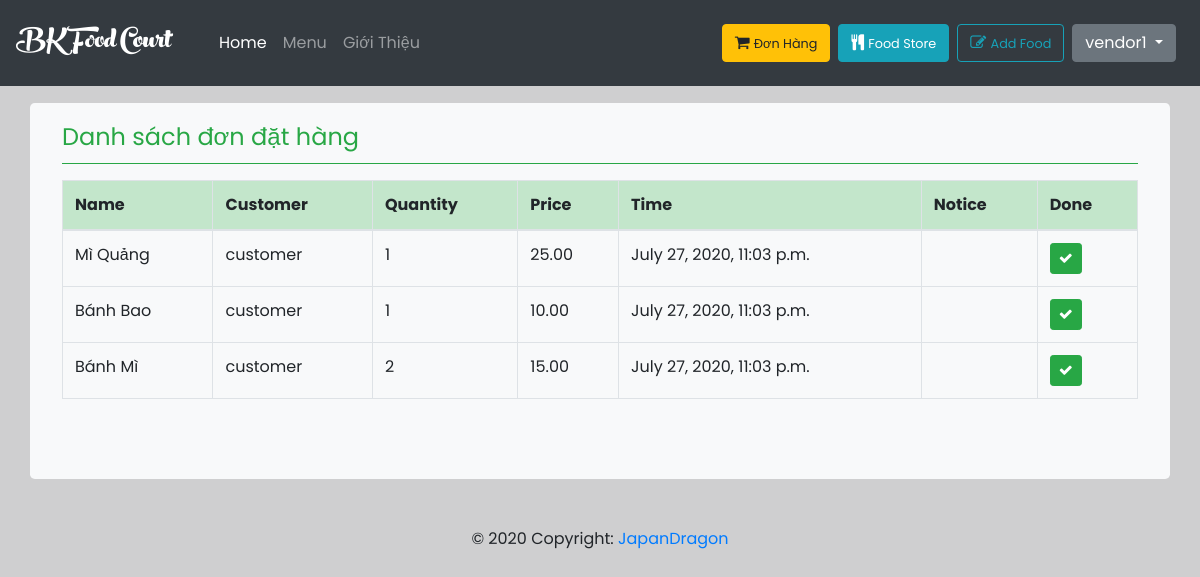
Page /donhang/ (signed in) on the earlier database version.
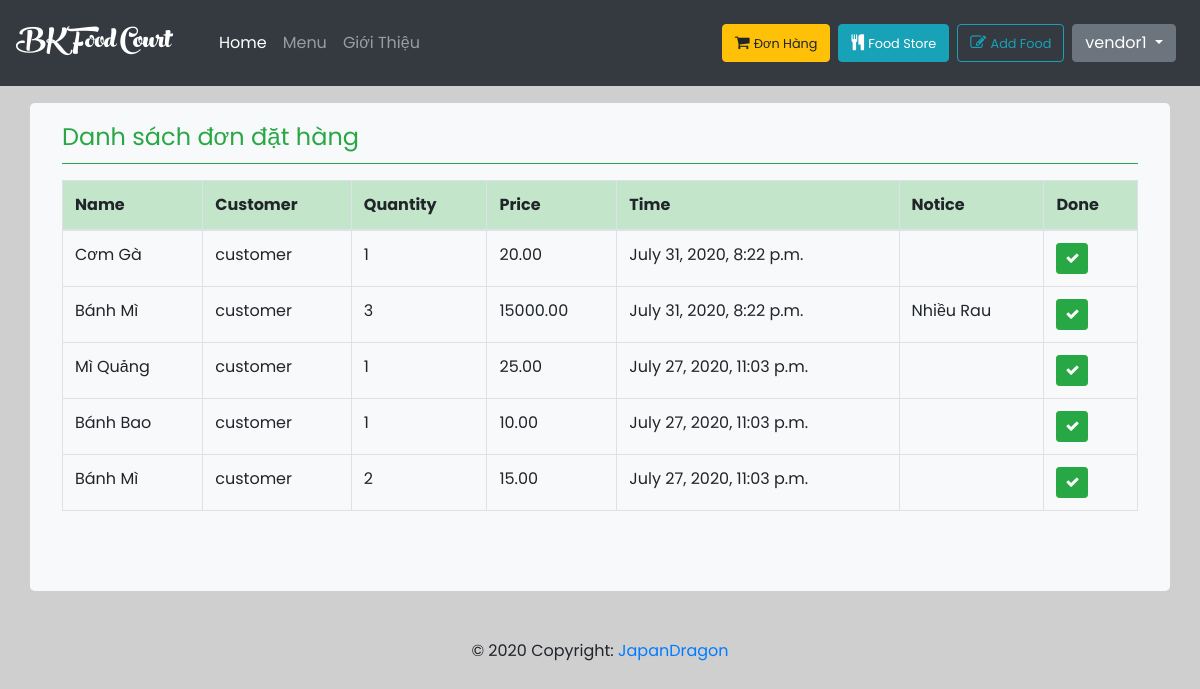
Same page on the later database version.
### home/models.py (models this page shows, shortened)
class PayDone(models.Model):
    customer = models.ForeignKey(User, null=True, on_delete=models.CASCADE, limit_choices_to={
        'is_staff': False
    }, related_name='customer')
    vendor = models.ForeignKey(User, null=True, on_delete=models.CASCADE, limit_choices_to={
        'is_staff': True
    }, related_name='vendor')
    food = models.CharField(max_length=200)
    quantity = models.IntegerField(default=1)
    price = models.DecimalField(max_digits=10, decimal_places=2)
    date_pay = models.DateTimeField(default=timezone.now())
    notice = models.TextField(blank=True, default='')
    class Meta:
        ordering = ('-date_pay',)

### menu/views.py (the view, shortened to what this page needs)
# urls.py: path('donhang/', menu_view.don_hang_view, name='donhang'),
def don_hang_view(request):
    order = PayDone.objects.filter(vendor_id=request.user.id)
    context = {
        'orders': order
    }
    return render(request, 'menu/donhang.html', context)

### Food/processor.py (called while the page is built)
def context(request):
    return {
        'list': foods.objects.all(),
    }

### templates/menu/donhang.html (shortened to what this page needs)
{% extends 'home/base.html' %}
{% block container %}
    <div class="container jumbotron mt-3 pt-3 bg-light">
        <fieldset class="border-bottom border-success mb-3">
            <legend class="text-success">Danh sách đơn đặt hàng</legend>
        </fieldset>
        <table class="table table-{1:striped|sm|bordered|hover|inverse} table-inverse table-bordered">
            <thead class="thead-inverse|thead-default table-bordered table-success">
            <tr>
                <th>Name</th>
                <th>Customer</th>
                <th>Quantity</th>
                <th>Price</th>
                <th>Time</th>
                <th>Notice</th>
                <th>Done</th>
            </tr>
            </thead>
            <tbody>
            {% for order in orders %}
                <tr>
                    <td scope="row">{{ order.food }}</td>
                    <td>{{ order.customer }}</td>
                    <td>{{ order.quantity }}</td>
                    <td>{{ order.price }}</td>
                    <td>{{ order.date_pay }}</td>
                    <td>
                        {{ order.notice }}
                    </td>
                    <td>
                        <form method="post">
                            <button class="btn btn-success btn-sm"><i class="fa fa-check"></i></button>
                        </form>
                    </td>
                </tr>
            {% endfor %}
            </tbody>
        </table>
    </div>
{% endblock %}

Differences in the rows shown:
added PayDone: food "Cơm Gà", customer "customer", quantity "1", price "20.00", date_pay "July 31, 2020, 8:22 p.m."
added PayDone: food "Bánh Mì", customer "customer", quantity "3", price "15000.00", date_pay "July 31, 2020, 8:22 p.m.", notice "Nhiều Rau"
